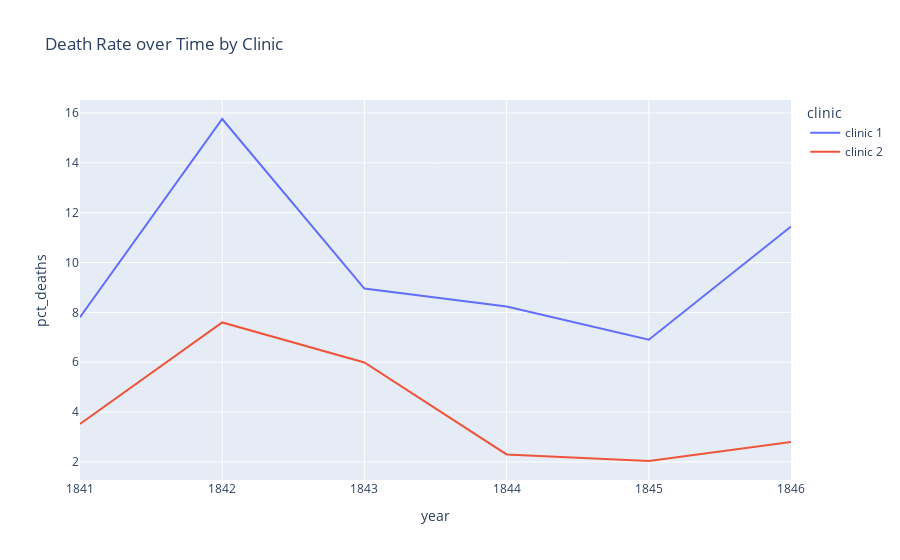

Write notebook code for a chart like this one.
### Markdown cell above
### Plotting the Proportion of Yearly Deaths by Clinic

### Code cell
px.line(
    data_frame=df_yearly,
    x="year",
    y="pct_deaths",
    color="clinic",
    title="Death Rate over Time by Clinic"
)

### Figure 1 — Plotly figure (JSON) as saved in the notebook; plotly's stock layout.template omitted (floating-point values rounded to 4 significant figures)
{"data": [{"hovertemplate": "clinic=clinic 1<br>year=%{x}<br>pct_deaths=%{y}<extra></extra>", "legendgroup": "clinic 1", "line": {"color": "#636efa", "dash": "solid"}, "mode": "lines", "name": "clinic 1", "orientation": "v", "showlegend": true, "type": "scatter", "x": [1841, 1842, 1843, 1844, 1845, 1846], "xaxis": "x", "y": [7.806, 15.76, 8.954, 8.236, 6.901, 11.45], "yaxis": "y"}, {"hovertemplate": "clinic=clinic 2<br>year=%{x}<br>pct_deaths=%{y}<extra></extra>", "legendgroup": "clinic 2", "line": {"color": "#EF553B", "dash": "solid"}, "mode": "lines", "name": "clinic 2", "orientation": "v", "showlegend": true, "type": "scatter", "x": [1841, 1842, 1843, 1844, 1845, 1846], "xaxis": "x", "y": [3.522, 7.597, 5.988, 2.3, 2.036, 2.797], "yaxis": "y"}], "layout": {"legend": {"title": {"text": "clinic"}, "tracegroupgap": 0}, "title": {"text": "Death Rate over Time by Clinic"}, "xaxis": {"anchor": "y", "domain": [0, 1], "title": {"text": "year"}}, "yaxis": {"anchor": "x", "domain": [0, 1], "title": {"text": "pct_deaths"}}}}
